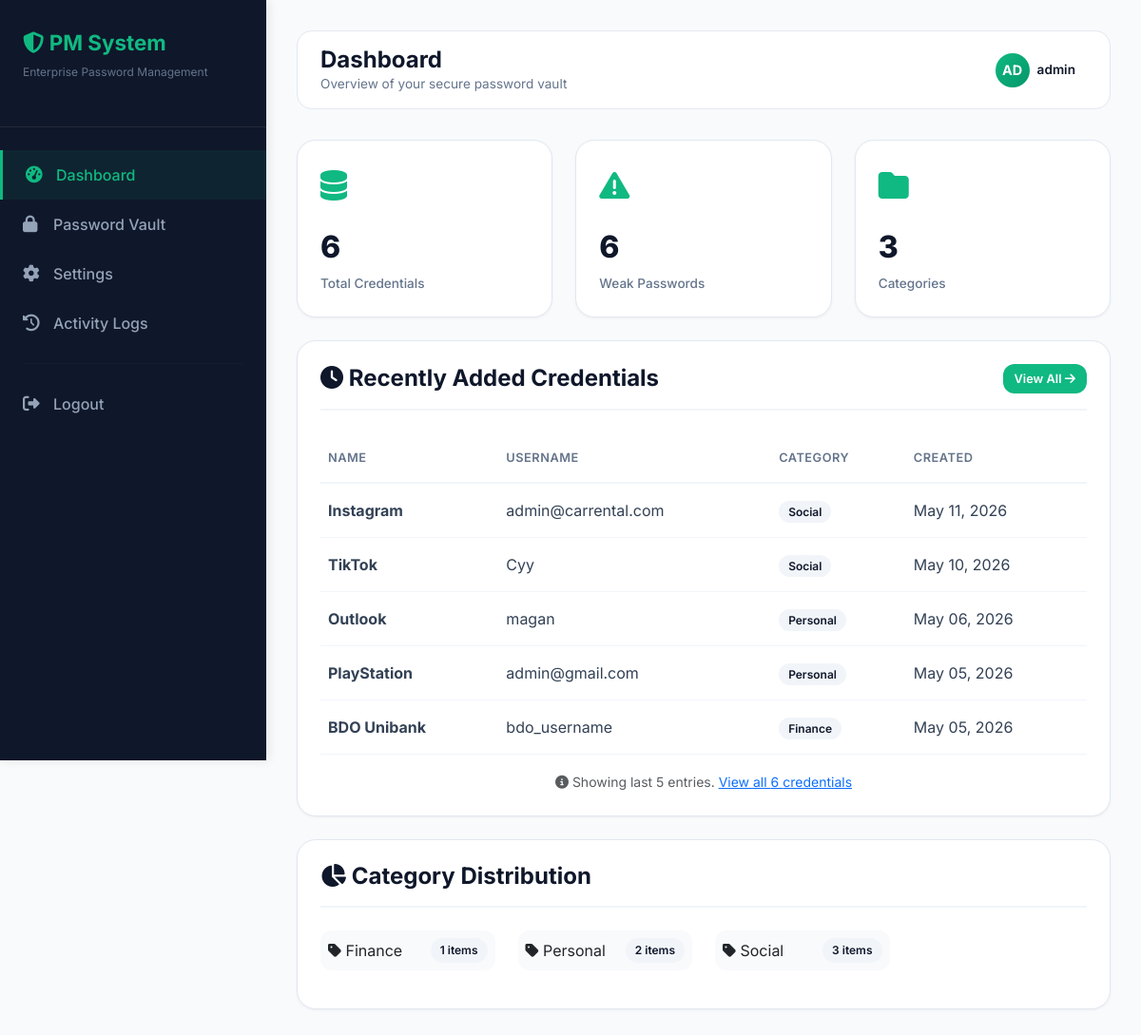
Screenshot of /dashboard.php (signed in) with the database file from the repository.
### tables this page shows
CREATE TABLE `passwords` (
  `id` int(11) NOT NULL,
  `user_id` int(11) NOT NULL,
  `name` varchar(255) NOT NULL,
  `url` varchar(500) DEFAULT NULL,
  `username` varchar(255) DEFAULT NULL,
  `encrypted_password` text NOT NULL,
  `notes` text DEFAULT NULL,
  `category` varchar(100) DEFAULT NULL,
  `created_at` timestamp NOT NULL DEFAULT current_timestamp(),
  `updated_at` timestamp NOT NULL DEFAULT current_timestamp() ON UPDATE current_timestamp(),
  `icon` varchar(100) DEFAULT 'fas fa-key'
);

### security.php (called while the page is built, shortened)
<?php
function sanitizeOutput($data) {
    return htmlspecialchars($data, ENT_QUOTES, 'UTF-8');
}
?>

### dashboard.php (the view, shortened to what this page needs)
<?php
require_once 'config.php';
require_once 'security.php';
$stmt = $pdo->prepare("SELECT COUNT(*) as total FROM passwords WHERE user_id = ?");
$stmt->execute([$_SESSION['user_id']]);
$totalPasswords = $stmt->fetch()['total'];
$stmt = $pdo->prepare("SELECT * FROM passwords WHERE user_id = ? ORDER BY created_at DESC LIMIT 5");
$stmt->execute([$_SESSION['user_id']]);
$recentPasswords = $stmt->fetchAll();
$stmt = $pdo->prepare("SELECT category, COUNT(*) as count FROM passwords WHERE user_id = ? GROUP BY category");
$stmt->execute([$_SESSION['user_id']]);
$categories = $stmt->fetchAll();
$weakCount = 0;
$stmt = $pdo->prepare("SELECT encrypted_password FROM passwords WHERE user_id = ?");
$stmt->execute([$_SESSION['user_id']]);
$allPasswords = $stmt->fetchAll();
foreach ($allPasswords as $pwd) {
    $decrypted = Encryption::decrypt($pwd['encrypted_password'], $_SESSION['master_key']);
    if (strlen($decrypted) < 8) $weakCount++;
}
$stmt = $pdo->prepare("SELECT profile_picture, full_name FROM admins WHERE id = ?");
$stmt->execute([$_SESSION['user_id']]);
$userData = $stmt->fetch();
$fullName = $userData['full_name'];
$displayName = !empty($fullName) ? $fullName : $_SESSION['username'];
$userInitials = strtoupper(substr($displayName, 0, 2));
$profilePicturePath = '';
?>
<!DOCTYPE html>
<html lang="en">
<head>
    <link href="https://cdn.jsdelivr.net/npm/bootstrap@5.3.0/dist/css/bootstrap.min.css" rel="stylesheet">
    <link rel="stylesheet" href="https://cdnjs.cloudflare.com/ajax/libs/font-awesome/6.4.0/css/all.min.css">
</head>
<body>
    <div class="sidebar">
        <div class="sidebar-header">
            <h3><i class="fas fa-shield-alt"></i> PM System</h3>
            <p>Enterprise Password Management</p>
        </div>
        <div class="sidebar-menu">
            <a href="dashboard.php" class="active"><i class="fas fa-tachometer-alt"></i> Dashboard</a>
            <a href="vault.php"><i class="fas fa-lock"></i> Password Vault</a>
            <a href="settings.php"><i class="fas fa-cog"></i> Settings</a>
            <a href="logs.php"><i class="fas fa-history"></i> Activity Logs</a>
            <hr>
            <a href="logout.php"><i class="fas fa-sign-out-alt"></i> Logout</a>
        </div>
    </div>
    <div class="main-content">
        <div class="top-nav">
            <div class="page-title">
                <h1>Dashboard</h1>
                <p>Overview of your secure password vault</p>
            </div>
            <div class="admin-dropdown" id="adminDropdown">
                <div class="admin-trigger" onclick="toggleDropdown(event)">
                    <?php if ($profilePicturePath): ?>
                        <img src="<?php echo $profilePicturePath; ?>?v=<?php echo time(); ?>" class="user-avatar-img" alt="Profile">
                    <?php else: ?>
                        <div class="user-avatar">
                            <?php echo $userInitials; ?>
                        </div>
                    <?php endif; ?>
                    <span class="admin-name-small"><?php echo sanitizeOutput($_SESSION['username']); ?></span>
                </div>
            </div>
        </div>
        <div class="row">
            <div class="col-md-4">
                <div class="stat-card">
                    <div class="stat-icon"><i class="fas fa-database"></i></div>
                    <div class="stat-number"><?php echo $totalPasswords; ?></div>
                    <div class="stat-label">Total Credentials</div>
                </div>
            </div>
            <div class="col-md-4">
                <div class="stat-card">
                    <div class="stat-icon"><i class="fas fa-exclamation-triangle"></i></div>
                    <div class="stat-number"><?php echo $weakCount; ?></div>
                    <div class="stat-label">Weak Passwords</div>
                </div>
            </div>
            <div class="col-md-4">
                <div class="stat-card">
                    <div class="stat-icon"><i class="fas fa-folder"></i></div>
                    <div class="stat-number"><?php echo count($categories); ?></div>
                    <div class="stat-label">Categories</div>
                </div>
            </div>
        </div>
        <div class="section-card">
            <div class="section-header">
                <h4><i class="fas fa-clock"></i> Recently Added Credentials</h4>
                <a href="vault.php" class="btn btn-primary btn-sm">View All <i class="fas fa-arrow-right"></i></a>
            </div>
            <?php if(count($recentPasswords) > 0): ?>
            <table class="table-custom">
                <thead>
                    <tr><th>Name</th><th>Username</th><th>Category</th><th>Created</th></tr>
                </thead>
                <tbody>
                    <?php foreach($recentPasswords as $item): ?>
                    <tr class="clickable-row" onclick="window.location.href='vault.php'">
                        <td><strong><?php echo sanitizeOutput($item['name']); ?></strong></td>
                        <td><?php echo sanitizeOutput($item['username']); ?></td>
                        <td><span class="badge-category"><?php echo sanitizeOutput($item['category'] ?? 'Uncategorized'); ?></span></td>
                        <td><?php echo date('M d, Y', strtotime($item['created_at'])); ?></td>
                    </tr>
                    <?php endforeach; ?>
                </tbody>
             </table>
             <?php if($totalPasswords > 5): ?>
             <div class="text-center mt-3">
                 <small class="text-muted">
                     <i class="fas fa-info-circle"></i> Showing last 5 entries.
                     <a href="vault.php">View all <?php echo $totalPasswords; ?> credentials</a>
                 </small>
             </div>
             <?php endif; ?>
            <?php endif; ?>
        </div>
        <?php if(!empty($categories)): ?>
        <div class="section-card">
            <div class="section-header">
                <h4><i class="fas fa-chart-pie"></i> Category Distribution</h4>
            </div>
            <div class="row">
                <?php foreach($categories as $cat): ?>
                <div class="col-md-3 mb-3">
                    <div class="d-flex justify-content-between align-items-center p-2" style="background: #F8FAFC; border-radius: 12px;">
                        <span><i class="fas fa-tag"></i> <?php echo sanitizeOutput($cat['category'] ?: 'Uncategorized'); ?></span>
                        <span class="badge-category"><?php echo $cat['count']; ?> items</span>
                    </div>
                </div>
                <?php endforeach; ?>
            </div>
        </div>
        <?php endif; ?>
    </div>
</body>
</html>

### dashboard.php (style rules this page uses)
* { margin: 0; padding: 0; box-sizing: border-box; }
body { background: #F8FAFC; font-family: 'Inter', sans-serif; }
.sidebar { width: 280px; background: #0F172A; position: fixed; height: 100vh; left: 0; top: 0; box-shadow: 2px 0 10px rgba(0,0,0,0.1); }
.sidebar-header { padding: 2rem 1.5rem; border-bottom: 1px solid rgba(255,255,255,0.08); }
.sidebar-header h3 { color: #10B981; font-weight: 700; font-size: 1.4rem; }
.sidebar-header p { color: #64748B; font-size: 0.75rem; }
.sidebar-menu { padding: 1.5rem 0; }
.sidebar-menu a { display: flex; align-items: center; padding: 0.875rem 1.5rem; color: #94A3B8; text-decoration: none; gap: 12px; font-weight: 500; transition: all 0.3s; }
.sidebar-menu a i { width: 20px; font-size: 1.1rem; }
.sidebar-menu a:hover, .sidebar-menu a.active { background: rgba(16,185,129,0.08); color: #10B981; border-left: 3px solid #10B981; }
.sidebar-menu hr { margin: 1rem 1.5rem; border-color: rgba(255,255,255,0.08); }
.main-content { margin-left: 280px; padding: 2rem; }
.top-nav { background: white; border-radius: 16px; padding: 1rem 1.5rem; margin-bottom: 2rem; display: flex; justify-content: space-between; align-items: center; border: 1px solid #E2E8F0; }
.page-title h1 { color: #0F172A; font-size: 1.5rem; font-weight: 700; margin: 0; }
.page-title p { color: #64748B; font-size: 0.85rem; margin: 0; }
.admin-dropdown { position: relative; }
.admin-trigger { display: flex; align-items: center; gap: 8px; padding: 5px 12px 5px 8px; background: transparent; border-radius: 40px; transition: background 0.2s; cursor: pointer; }
.user-avatar { width: 36px; height: 36px; background: linear-gradient(135deg, #10B981, #059669); border-radius: 50%; display: flex; align-items: center; justify-content: center; color: white; font-weight: 700; font-size: 0.9rem; }
.admin-name-small { font-weight: 600; color: #0F172A; font-size: 0.85rem; }
.stat-card { background: white; border-radius: 20px; padding: 1.5rem; margin-bottom: 1.5rem; box-shadow: 0 1px 3px rgba(0,0,0,0.05); border: 1px solid #E2E8F0; transition: all 0.3s; }
.stat-icon { font-size: 2rem; color: #10B981; margin-bottom: 1rem; }
.stat-number { font-size: 2rem; font-weight: 800; color: #0F172A; margin-bottom: 0.25rem; }
.stat-label { color: #64748B; font-size: 0.85rem; font-weight: 500; }
.section-card { background: white; border-radius: 20px; padding: 1.5rem; margin-bottom: 1.5rem; box-shadow: 0 1px 3px rgba(0,0,0,0.05); border: 1px solid #E2E8F0; }
.section-header { display: flex; justify-content: space-between; align-items: center; margin-bottom: 1.5rem; padding-bottom: 1rem; border-bottom: 2px solid #F1F5F9; }
.section-header h4 { color: #0F172A; font-weight: 700; margin: 0; }
.table-custom { width: 100%; }
.table-custom th { color: #64748B; font-weight: 600; font-size: 0.8rem; text-transform: uppercase; letter-spacing: 0.5px; padding: 1rem 0.5rem; border-bottom: 2px solid #F1F5F9; }
.table-custom td { padding: 1rem 0.5rem; color: #334155; border-bottom: 1px solid #F1F5F9; }
.badge-category { background: #F1F5F9; color: #0F172A; padding: 4px 10px; border-radius: 20px; font-size: 0.75rem; font-weight: 600; }
.clickable-row { cursor: pointer; transition: background 0.2s; }
.btn-primary { background: #10B981; border: none; padding: 10px 20px; border-radius: 12px; font-weight: 600; }
.btn-sm { padding: 6px 12px; font-size: 0.8rem; }

### rows the page displays
passwords: name "Instagram", username "admin@carrental.com", category "Social", created_at "May 11, 2026"
passwords: name "TikTok", username "Cyy", category "Social", created_at "May 10, 2026"
passwords: name "Outlook", username "magan", category "Personal", created_at "May 06, 2026"
passwords: name "PlayStation", username "admin@gmail.com", category "Personal", created_at "May 05, 2026"
passwords: name "BDO Unibank", username "bdo_username", category "Finance", created_at "May 05, 2026"

### other values shown
$userInitials "AD"
sanitizeOutput($_SESSION['username']) "admin"
$totalPasswords "6"
$weakCount "6"
count($categories) "3"
sanitizeOutput($cat['category'] ?: 'Uncategorized') "Finance"
$cat['count'] "1"
sanitizeOutput($cat['category'] ?: 'Uncategorized') "Personal"
$cat['count'] "2"
sanitizeOutput($cat['category'] ?: 'Uncategorized') "Social"
$cat['count'] "3"
